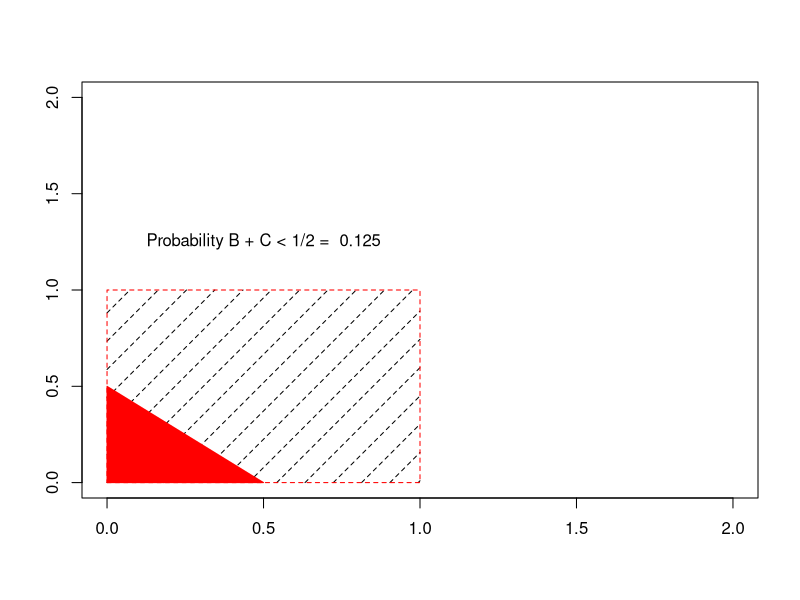
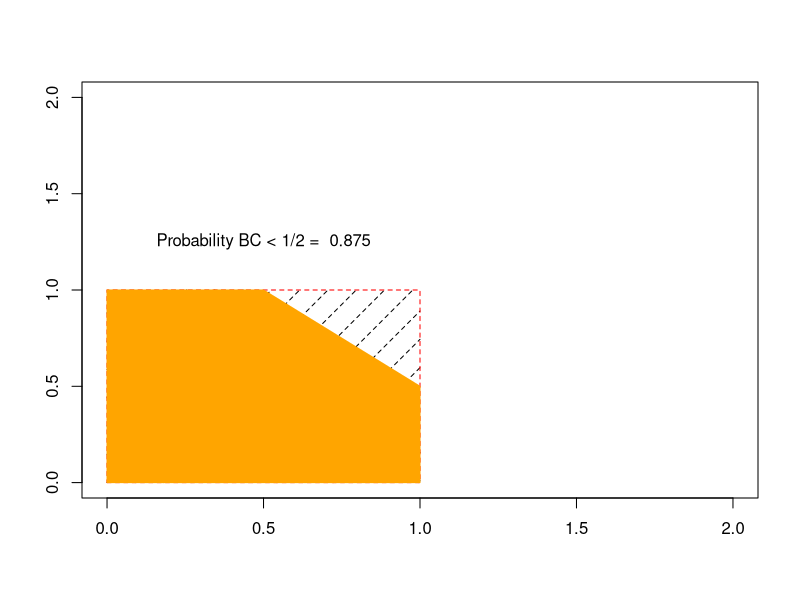
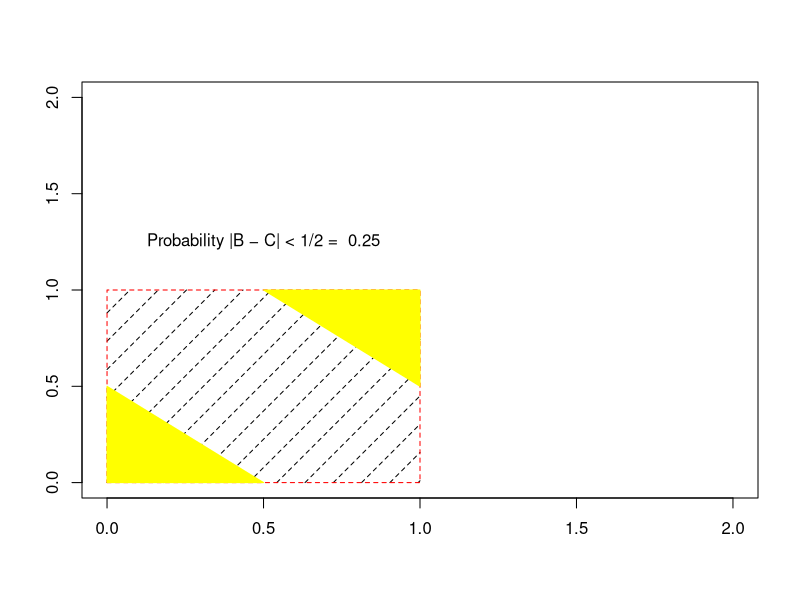
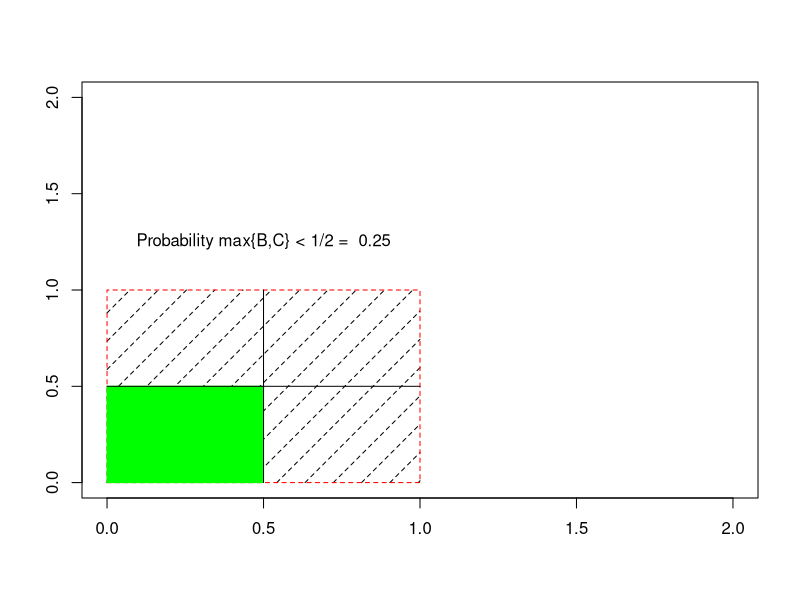
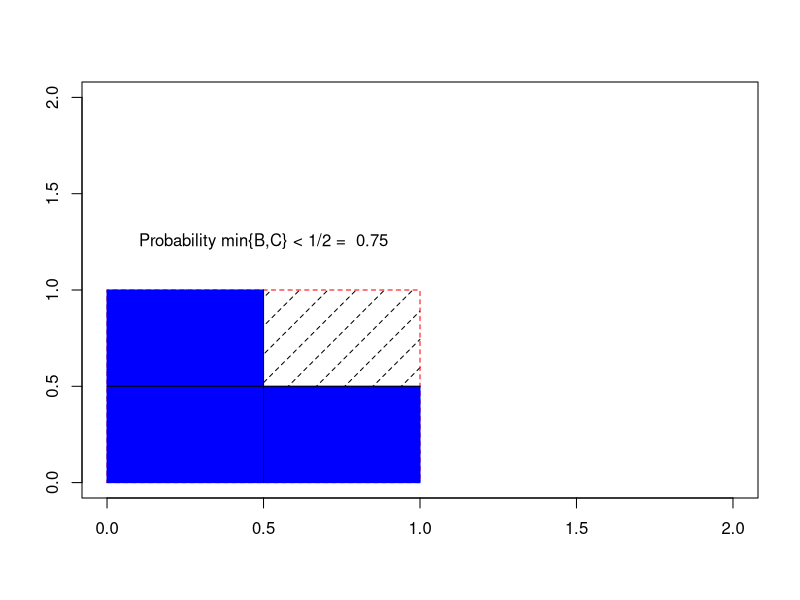

Source code (R) for these figures, in order:
## ---- chunk 1
set.seed(123)
B <- runif( 1 )
C <- runif( 1 )
paste( 'B = ', B )
paste( 'C = ', C )
## ---- chunk 2
#polyarea from the pracma library will be used to find the area of ROIs
library( pracma )
## ---- chunk 3
plot(c(0, 2), c(0, 2), type= "n", xlab = "", ylab = "")
rect(0, 0, 1, 1, density = 5, border = "red", lty =2)
polygon( c( 0, 0, 0.5 ), c(0.5, 0, 0), col= 'red', border = 'red' )
polyarea <- abs( polyarea( c( 0, 0, 0.5 ), c(0.5, 0, 0) ) )
text( 0.5, 1.25, paste('Probability B + C < 1/2 = ', polyarea ) )
## ---- chunk 4
plot(c(0, 2), c(0, 2), type= "n", xlab = "", ylab = "")
rect(0, 0, 1, 1, density = 5, border = "red", lty =2)
polygon( c( 0, 0, 0.5, 1, 1, 0 ), c(0, 1, 1, 0.5, 0, 0 ), col= 'orange', border = 'orange' )
polyarea <- abs( polyarea( c( 0, 0, 0.5, 1, 1, 0 ), c(0, 1, 1, 0.5, 0, 0 ) ) )
text( 0.5, 1.25, paste('Probability BC < 1/2 = ', polyarea ) )
## ---- chunk 5
plot(c(0, 2), c(0, 2), type= "n", xlab = "", ylab = "")
rect(0, 0, 1, 1, density = 5, border = "red", lty =2)
polygon( c( 0, 0, 0.5 ), c(0.5, 0, 0 ), col= 'yellow', border = 'yellow' )
polygon( c( 1, 1, 0.5 ), c(0.5, 1, 1 ), col= 'yellow', border = 'yellow' )
polyarea1 <- abs( polyarea( c( 0, 0, 0.5 ), c( 0.5, 0, 0 ) ) )
polyarea2 <- abs( polyarea( c( 1, 1, 0.5 ), c( 0.5, 1, 1 ) ) )
text( 0.5, 1.25, paste('Probability |B − C| < 1/2 = ', polyarea1 + polyarea2 ) )
## ---- chunk 6
plot(c(0, 2), c(0, 2), type= "n", xlab = "", ylab = "")
rect(0, 0, 1, 1, density = 5, border = "red", lty =2)
polygon( c( 0, 0, 0.5, 0.5 ), c(0.5, 0, 0, 0.5 ), col= 'green', border = 'green' )
lines( c( 0.5, 0.5), c( 0, 1 ) )
lines( c( 0, 1), c( 0.5, 0.5 ) )
polyarea <- abs( polyarea( c( 0, 0, 0.5, 0.5 ), c(0.5, 0, 0, 0.5 ) ) )
text( 0.5, 1.25, paste('Probability max{B,C} < 1/2 = ', polyarea ) )
## ---- chunk 7
plot(c(0, 2), c(0, 2), type= "n", xlab = "", ylab = "")
rect(0, 0, 1, 1, density = 5, border = "red", lty =2)
polygon( c( 0, 0, 0.5, 0.5, 1, 1, 0 ), c(0, 1, 1, 0.5, 0.5, 0, 0 ), col= 'blue', border = 'blue' )
lines( c( 0.5, 0.5), c( 0, 1 ) )
lines( c( 0, 1), c( 0.5, 0.5 ) )
polyarea <- abs( polyarea( c( 0, 0, 0.5, 0.5, 1, 1, 0 ), c(0, 1, 1, 0.5, 0.5, 0, 0 ) ) )
text( 0.5, 1.25, paste('Probability min{B,C} < 1/2 = ',polyarea ) )
